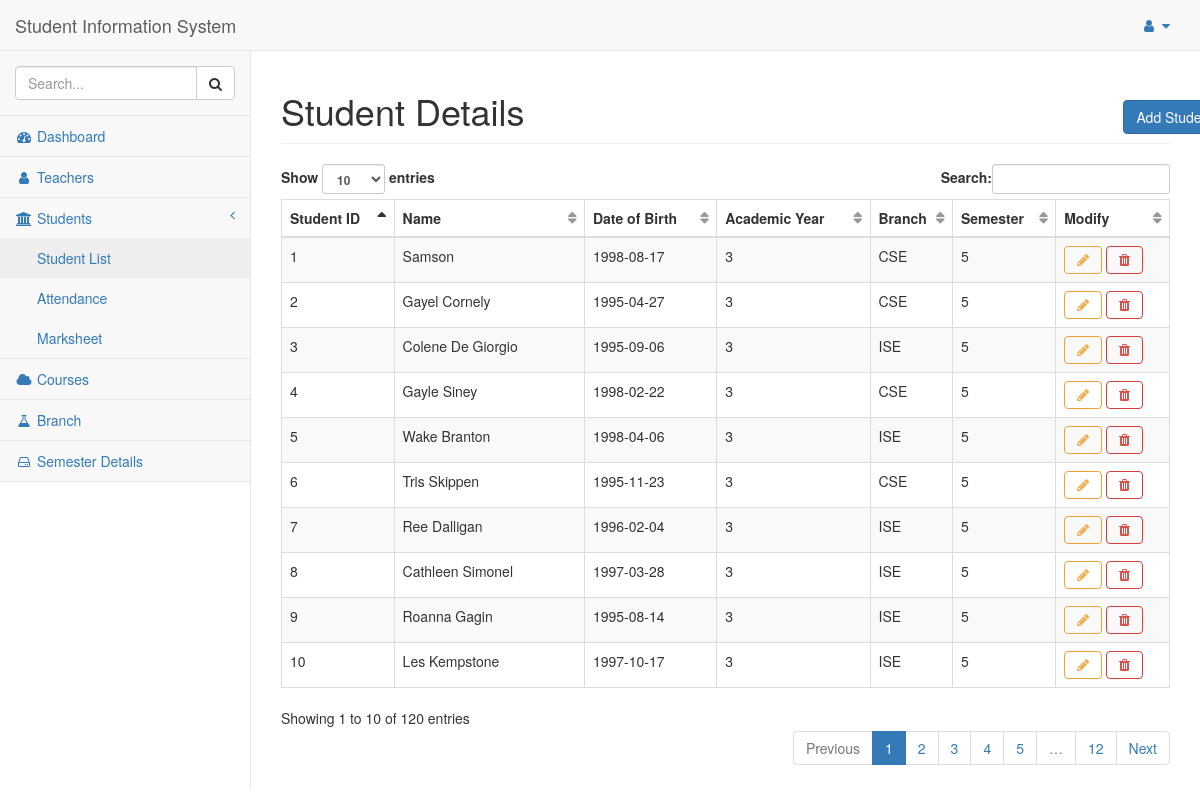
/students, run on the app's committed database.
### tables this page shows
CREATE TABLE Student
(
 student_id    integer NOT NULL ,
 student_name  text NOT NULL ,
 date_of_birth date NOT NULL ,
academic_year year NOT NULL ,
 branch_code   text NOT NULL ,
 semester   integer NOT NULL ,
PRIMARY KEY (student_id),

 FOREIGN KEY (branch_code,semester) REFERENCES Branch (branch_code, semester) ON DELETE CASCADE ON UPDATE CASCADE
);

### flaskapp.py (the view)
@app.route('/students')
def students():
    global ID
    student_list = query_db("SELECT * FROM Student", [])
    return render_template("/students_info.html", id=ID, student_list=student_list)

### flaskapp.py (called while the page is built)
def get_db():
    db = getattr(g, '_database', None)
    if db is None:
        db = g._database = sqlite3.connect(DATABASE)
        db.create_function('avg', 3, average)
        db.row_factory = sqlite3.Row
    return db

def query_db(query: object, args: object, one: object = False) -> object:
    cur = get_db().execute(query, args)
    rv = cur.fetchall()
    cur.close()
    return (rv[0] if rv else None) if one else rv

@app.teardown_appcontext
def close_connection(exception):
    db = getattr(g, '_database', None)
    if db is not None:
        db.close()

### templates/students_info.html
{% extends "base.html" %}
{% block title %}
<div class="row">
    <div class="col-lg-11">
      Student Details
    </div>
    <div class="col-lg-1">
      <button class="btn btn-primary btn-xl"  onclick="window.location.href='/add/student'">Add Student</button>
    </div>
  </div>
{% endblock %}
{% block content %}
<table class="table table-striped table-bordered table-hover dataTable no-footer dtr-inline collapsed" style="width: 100%;" id="dataTables">
  <thead>
    <tr>
      <th scope="col">Student ID</th>
      <th scope="col">Name</th>
      <th scope="col">Date of Birth</th>
      <th scope="col">Academic Year</th>
      <th scope="col">Branch</th>
      <th scope="col">Semester</th>
      <th scope="col">Modify</th>
    </tr>
  </thead>
  {% for student in student_list: %}
  <tr>
    <td>{{ student['student_id'] }}</td>
    <td>{{ student['student_name'] }}</td>
    <td>{{ student['date_of_birth'] }}</td>
    <td>{{ student['academic_year'] }}</td>
    <td>{{ student['branch_code'] }}</td>
    <td>{{ student['semester'] }}</td>
    <td>
      <button type="button" class="btn btn-outline btn-warning fa fa-pencil" onclick="window.location.href='/modify/student/{{ student['student_id'] }}/{{ student['academic_year'] }}'"></button>
      <button type="button" class="btn btn-outline btn-danger fa fa-trash" onclick="window.location.href='/delete/student/{{ student['student_id'] }}/{{ student['academic_year'] }}'"></button>
    </td>
  </tr>
  {% endfor %}
</table>
{% endblock %}

### data on the page
Student: student_id "1", student_name "Samson", date_of_birth "1998-08-17", academic_year "3", branch_code "CSE", semester "5"
Student: student_id "2", student_name "Gayel Cornely", date_of_birth "1995-04-27", academic_year "3", branch_code "CSE", semester "5"
Student: student_id "3", student_name "Colene De Giorgio", date_of_birth "1995-09-06", academic_year "3", branch_code "ISE", semester "5"
Student: student_id "4", student_name "Gayle Siney", date_of_birth "1998-02-22", academic_year "3", branch_code "CSE", semester "5"
Student: student_id "5", student_name "Wake Branton", date_of_birth "1998-04-06", academic_year "3", branch_code "ISE", semester "5"
Student: student_id "6", student_name "Tris Skippen", date_of_birth "1995-11-23", academic_year "3", branch_code "CSE", semester "5"
Student: student_id "7", student_name "Ree Dalligan", date_of_birth "1996-02-04", academic_year "3", branch_code "ISE", semester "5"
Student: student_id "8", student_name "Cathleen Simonel", date_of_birth "1997-03-28", academic_year "3", branch_code "ISE", semester "5"
Student: student_id "9", student_name "Roanna Gagin", date_of_birth "1995-08-14", academic_year "3", branch_code "ISE", semester "5"
Student: student_id "10", student_name "Les Kempstone", date_of_birth "1997-10-17", academic_year "3", branch_code "ISE", semester "5"
